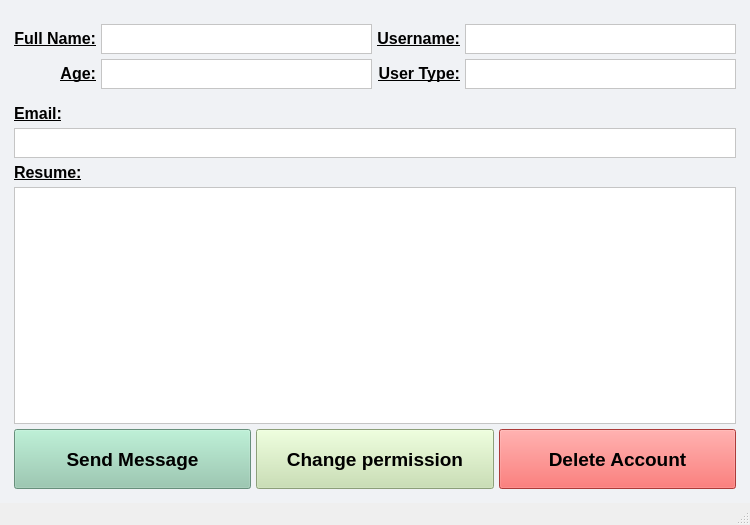
<?xml version="1.0" encoding="UTF-8"?>
<ui version="4.0">
 <class>MainWindow</class>
 <widget class="QMainWindow" name="MainWindow">
  <property name="geometry">
   <rect>
    <x>0</x>
    <y>0</y>
    <width>750</width>
    <height>525</height>
   </rect>
  </property>
  <property name="minimumSize">
   <size>
    <width>750</width>
    <height>525</height>
   </size>
  </property>
  <property name="maximumSize">
   <size>
    <width>750</width>
    <height>525</height>
   </size>
  </property>
  <property name="windowTitle">
   <string>MainWindow</string>
  </property>
  <widget class="QWidget" name="centralwidget">
   <property name="styleSheet">
    <string notr="true">background-color:#F0F2F5;</string>
   </property>
   <layout class="QVBoxLayout" name="verticalLayout_2">
    <item>
     <layout class="QVBoxLayout" name="verticalLayout">
      <property name="spacing">
       <number>5</number>
      </property>
      <property name="leftMargin">
       <number>5</number>
      </property>
      <property name="topMargin">
       <number>5</number>
      </property>
      <property name="rightMargin">
       <number>5</number>
      </property>
      <property name="bottomMargin">
       <number>5</number>
      </property>
      <item>
       <layout class="QGridLayout" name="gridLayout">
        <property name="topMargin">
         <number>10</number>
        </property>
        <item row="1" column="1">
         <widget class="QTextBrowser" name="age_textBox">
          <property name="maximumSize">
           <size>
            <width>16777215</width>
            <height>30</height>
           </size>
          </property>
          <property name="font">
           <font>
            <pointsize>12</pointsize>
            <weight>50</weight>
            <bold>false</bold>
           </font>
          </property>
          <property name="styleSheet">
           <string notr="true">background-color:white;</string>
          </property>
         </widget>
        </item>
        <item row="0" column="1">
         <widget class="QTextBrowser" name="fullname_textBox">
          <property name="maximumSize">
           <size>
            <width>16777215</width>
            <height>30</height>
           </size>
          </property>
          <property name="font">
           <font>
            <pointsize>12</pointsize>
           </font>
          </property>
          <property name="styleSheet">
           <string notr="true">background-color:white;</string>
          </property>
          <property name="readOnly">
           <bool>true</bool>
          </property>
         </widget>
        </item>
        <item row="0" column="0">
         <widget class="QLabel" name="label_3">
          <property name="font">
           <font>
            <pointsize>12</pointsize>
            <weight>75</weight>
            <bold>true</bold>
            <underline>true</underline>
           </font>
          </property>
          <property name="text">
           <string>&lt;html&gt;&lt;head/&gt;&lt;body&gt;&lt;p align=&quot;right&quot;&gt;Full Name:&lt;/p&gt;&lt;/body&gt;&lt;/html&gt;</string>
          </property>
         </widget>
        </item>
        <item row="1" column="3">
         <widget class="QTextBrowser" name="usertype_textBox">
          <property name="maximumSize">
           <size>
            <width>16777215</width>
            <height>30</height>
           </size>
          </property>
          <property name="font">
           <font>
            <pointsize>12</pointsize>
            <weight>50</weight>
            <bold>false</bold>
           </font>
          </property>
          <property name="styleSheet">
           <string notr="true">background-color:white;</string>
          </property>
         </widget>
        </item>
        <item row="0" column="2">
         <widget class="QLabel" name="label_2">
          <property name="font">
           <font>
            <pointsize>12</pointsize>
            <weight>75</weight>
            <bold>true</bold>
            <underline>true</underline>
           </font>
          </property>
          <property name="text">
           <string>&lt;html&gt;&lt;head/&gt;&lt;body&gt;&lt;p align=&quot;right&quot;&gt;Username:&lt;/p&gt;&lt;/body&gt;&lt;/html&gt;</string>
          </property>
         </widget>
        </item>
        <item row="1" column="2">
         <widget class="QLabel" name="label_5">
          <property name="font">
           <font>
            <pointsize>12</pointsize>
            <weight>75</weight>
            <bold>true</bold>
            <underline>true</underline>
           </font>
          </property>
          <property name="text">
           <string>&lt;html&gt;&lt;head/&gt;&lt;body&gt;&lt;p align=&quot;right&quot;&gt;User Type:&lt;/p&gt;&lt;/body&gt;&lt;/html&gt;</string>
          </property>
         </widget>
        </item>
        <item row="0" column="3">
         <widget class="QTextBrowser" name="username_textBox">
          <property name="maximumSize">
           <size>
            <width>16777215</width>
            <height>30</height>
           </size>
          </property>
          <property name="font">
           <font>
            <pointsize>12</pointsize>
            <weight>50</weight>
            <bold>false</bold>
           </font>
          </property>
          <property name="styleSheet">
           <string notr="true">background-color:white;</string>
          </property>
          <property name="html">
           <string>&lt;!DOCTYPE HTML PUBLIC &quot;-//W3C//DTD HTML 4.0//EN&quot; &quot;http://www.w3.org/TR/REC-html40/strict.dtd&quot;&gt;
&lt;html&gt;&lt;head&gt;&lt;meta name=&quot;qrichtext&quot; content=&quot;1&quot; /&gt;&lt;style type=&quot;text/css&quot;&gt;
p, li { white-space: pre-wrap; }
&lt;/style&gt;&lt;/head&gt;&lt;body style=&quot; font-family:'MS Shell Dlg 2'; font-size:12pt; font-weight:400; font-style:normal;&quot;&gt;
&lt;p style=&quot;-qt-paragraph-type:empty; margin-top:0px; margin-bottom:0px; margin-left:0px; margin-right:0px; -qt-block-indent:0; text-indent:0px; font-size:9pt; font-weight:600;&quot;&gt;&lt;br /&gt;&lt;/p&gt;&lt;/body&gt;&lt;/html&gt;</string>
          </property>
         </widget>
        </item>
        <item row="1" column="0">
         <widget class="QLabel" name="label_4">
          <property name="font">
           <font>
            <pointsize>12</pointsize>
            <weight>75</weight>
            <bold>true</bold>
            <underline>true</underline>
           </font>
          </property>
          <property name="text">
           <string>&lt;html&gt;&lt;head/&gt;&lt;body&gt;&lt;p align=&quot;right&quot;&gt;Age:&lt;/p&gt;&lt;/body&gt;&lt;/html&gt;</string>
          </property>
         </widget>
        </item>
       </layout>
      </item>
      <item>
       <layout class="QVBoxLayout" name="verticalLayout_3">
        <property name="topMargin">
         <number>10</number>
        </property>
        <item>
         <widget class="QLabel" name="label">
          <property name="font">
           <font>
            <pointsize>12</pointsize>
            <weight>75</weight>
            <bold>true</bold>
            <underline>true</underline>
           </font>
          </property>
          <property name="text">
           <string>Email:</string>
          </property>
         </widget>
        </item>
        <item>
         <widget class="QTextBrowser" name="email_textBox">
          <property name="maximumSize">
           <size>
            <width>16777215</width>
            <height>30</height>
           </size>
          </property>
          <property name="font">
           <font>
            <pointsize>12</pointsize>
           </font>
          </property>
          <property name="styleSheet">
           <string notr="true">background-color:white;</string>
          </property>
         </widget>
        </item>
        <item>
         <widget class="QLabel" name="label_6">
          <property name="font">
           <font>
            <pointsize>12</pointsize>
            <weight>75</weight>
            <bold>true</bold>
            <underline>true</underline>
           </font>
          </property>
          <property name="text">
           <string>Resume:</string>
          </property>
         </widget>
        </item>
        <item>
         <widget class="QTextBrowser" name="resume_textBox">
          <property name="maximumSize">
           <size>
            <width>16777215</width>
            <height>250</height>
           </size>
          </property>
          <property name="font">
           <font>
            <pointsize>12</pointsize>
            <weight>50</weight>
            <bold>false</bold>
           </font>
          </property>
          <property name="styleSheet">
           <string notr="true">background-color:white;</string>
          </property>
         </widget>
        </item>
        <item>
         <layout class="QHBoxLayout" name="horizontalLayout_2">
          <item>
           <widget class="QPushButton" name="send_message_button">
            <property name="minimumSize">
             <size>
              <width>0</width>
              <height>60</height>
             </size>
            </property>
            <property name="maximumSize">
             <size>
              <width>16777215</width>
              <height>60</height>
             </size>
            </property>
            <property name="font">
             <font>
              <pointsize>14</pointsize>
              <weight>75</weight>
              <bold>true</bold>
             </font>
            </property>
            <property name="cursor">
             <cursorShape>PointingHandCursor</cursorShape>
            </property>
            <property name="styleSheet">
             <string notr="true">background-color:#90C8AC;
</string>
            </property>
            <property name="text">
             <string>Send Message</string>
            </property>
           </widget>
          </item>
          <item>
           <widget class="QPushButton" name="permission_button">
            <property name="minimumSize">
             <size>
              <width>0</width>
              <height>60</height>
             </size>
            </property>
            <property name="maximumSize">
             <size>
              <width>16777215</width>
              <height>60</height>
             </size>
            </property>
            <property name="font">
             <font>
              <pointsize>14</pointsize>
              <weight>75</weight>
              <bold>true</bold>
             </font>
            </property>
            <property name="cursor">
             <cursorShape>PointingHandCursor</cursorShape>
            </property>
            <property name="styleSheet">
             <string notr="true">background-color:#C4DFAA;
</string>
            </property>
            <property name="text">
             <string>Change permission</string>
            </property>
           </widget>
          </item>
          <item>
           <widget class="QPushButton" name="delete_account_button">
            <property name="minimumSize">
             <size>
              <width>0</width>
              <height>60</height>
             </size>
            </property>
            <property name="maximumSize">
             <size>
              <width>16777215</width>
              <height>60</height>
             </size>
            </property>
            <property name="font">
             <font>
              <pointsize>14</pointsize>
              <weight>75</weight>
              <bold>true</bold>
             </font>
            </property>
            <property name="cursor">
             <cursorShape>PointingHandCursor</cursorShape>
            </property>
            <property name="styleSheet">
             <string notr="true">background-color:#EF5350;
</string>
            </property>
            <property name="text">
             <string>Delete Account</string>
            </property>
           </widget>
          </item>
         </layout>
        </item>
       </layout>
      </item>
     </layout>
    </item>
   </layout>
  </widget>
  <widget class="QMenuBar" name="menubar">
   <property name="geometry">
    <rect>
     <x>0</x>
     <y>0</y>
     <width>750</width>
     <height>21</height>
    </rect>
   </property>
  </widget>
  <widget class="QStatusBar" name="statusbar"/>
 </widget>
 <resources/>
 <connections/>
</ui>
